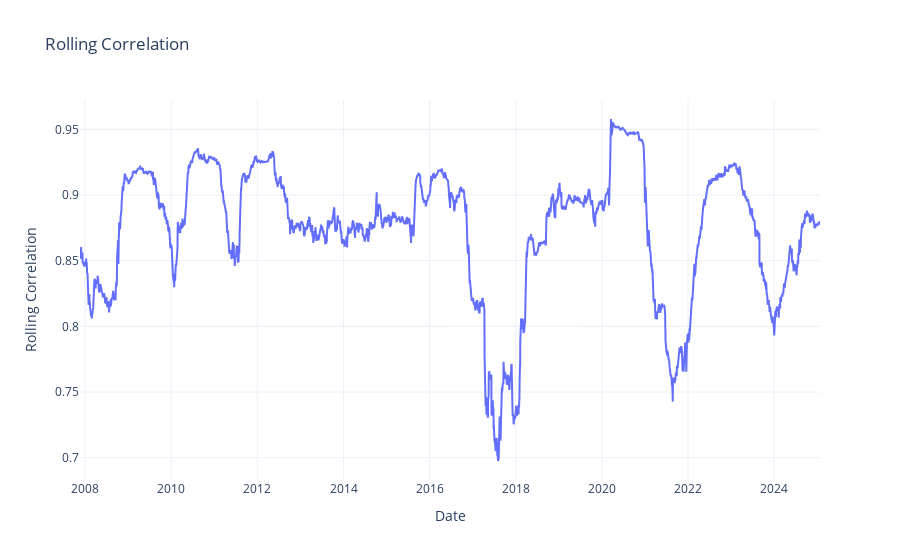

Notebook code cell kept with this figure:
### Code cell
fig = go.Figure()

fig.add_trace(go.Scatter(
    x=data.index,
    y=data['rolling_corr'],
    mode='lines',
    name='Rolling Correlation',
    line=dict(width=2)
))

fig.update_layout(
    title='Rolling Correlation',
    xaxis_title='Date',
    yaxis_title='Rolling Correlation',
    template='plotly_white',
    hovermode='x unified',
    font=dict(size=12)
)

fig.show()

### Figure 1 — Plotly figure (JSON) as saved in the notebook; plotly's stock layout.template omitted (floating-point values rounded to 4 significant figures; data arrays with more than 128 entries replaced by an {"elided": "..."} marker saying what was removed)
{"data": [{"line": {"width": 2}, "mode": "lines", "name": "Rolling Correlation", "type": "scatter", "x": {"elided": "4321 str values"}, "y": {"elided": "4321 float values"}}], "layout": {"font": {"size": 12}, "hovermode": "x unified", "title": {"text": "Rolling Correlation"}, "xaxis": {"title": {"text": "Date"}}, "yaxis": {"title": {"text": "Rolling Correlation"}}}}
